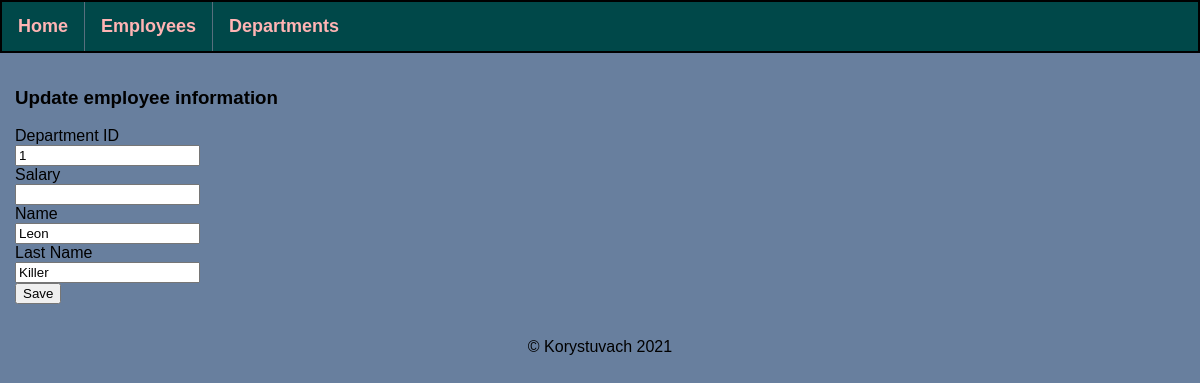
Page /employees/1/update (signed in) on the committed database.
### application/models.py (models this page shows, shortened)
class AllEmployees(db.Model):
    id = db.Column(db.Integer, primary_key=True)
    department_id = db.Column(db.Integer, db.ForeignKey('all_departments.id'), nullable=False)
    salary = db.Column(db.Integer, nullable=False)
    name = db.Column(db.String(30), nullable=False)
    lastname = db.Column(db.String(35), nullable=False)
    hire_date = db.Column(db.Date, default=date.today())

### application/routes.py (the view, shortened to what this page needs)
@app.route('/employees/<int:emp_id>/update', methods=["POST", "GET"])
@login_required
def update_employee(emp_id):
    error = None
    title = "Update Employee info"
    employee_info = AllEmployees.query.get(emp_id)
    return render_template("update_employee.html",
                           employee_info=employee_info,
                           title=title
                           )

### application/models.py (called while the page is built)
@login_manager.user_loader
def load_user(user_id):
    return User.query.get(user_id)

### application/routes.py (called while the page is built)
@app.after_request
def redirect_to_sign_in(response):
    if response.status_code == 401:
        return redirect(url_for('login') + '?next=' + request.url)
    return response

### application/templates/update_employee.html (shortened to what this page needs)
{% extends 'base.html' %}
{% block content %}
    <div>
        <h3>Update employee information</h3>
        <form method="POST">
            <label for="department_id">Department ID</label><br>
            <input type="number" name="department_id" id="department_id" value="{{ employee_info.department_id }}"><br>
            <label for="salary">Salary</label><br>
            <input type="number" name="salary" id="salary" value="{{ employee_info.salary }}"><br>
            <label for="name">Name</label><br>
            <input type="text" name="name" id="name" value="{{ employee_info.name }}"><br>
            <label for="lastname">Last Name</label><br>
            <input type="text" name="lastname" id="lastname" value="{{ employee_info.lastname }}"><br>
            <input type="submit" value="Save"><br>
        </form>
    </div>
{% endblock %}

### application/static/css/styles.css (style rules this page uses)
html, body { font-family: Tahoma, sans-serif; background-color: #687F9E; margin: 0; padding: 0; height: 100%; text-align: left; }
div { padding: 15px; }

### rows in the picture
AllEmployees: department_id "1", name "Leon", lastname "Killer"
